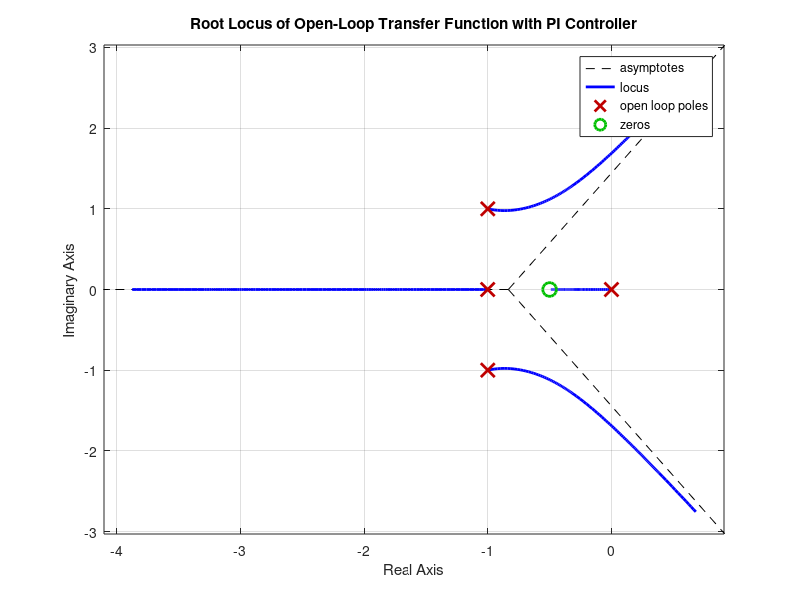

Source code (MATLAB):
% تعریف تابع تبدیل سیستم حلقه باز
numerator = 1;
denominator = [1 3 4 2];
G = tf(numerator, denominator);

% بهره تناسبی ثابت
Kp = 2;

% بهره انتگرالی را به عنوان پارامتر متغیر در نظر میگیریم
Ki = tf([1], [1 0]);

% تابع تبدیل حلقه باز با کنترلکننده PI
L = (Kp + Ki) * G;

% رسم مکان هندسی ریشهها
figure;
rlocus(L);
title('Root Locus of Open-Loop Transfer Function with PI Controller');
grid on;
